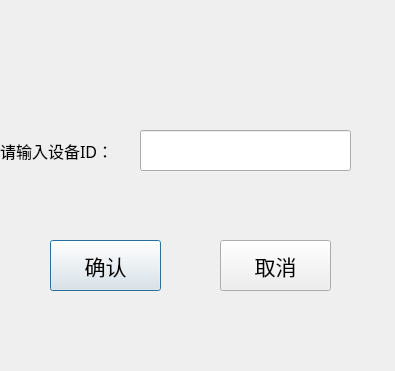
<?xml version="1.0" encoding="UTF-8"?>
<ui version="4.0">
 <class>inputIdDeviceDialog</class>
 <widget class="QDialog" name="inputIdDeviceDialog">
  <property name="geometry">
   <rect>
    <x>0</x>
    <y>0</y>
    <width>395</width>
    <height>371</height>
   </rect>
  </property>
  <property name="windowTitle">
   <string>Dialog</string>
  </property>
  <widget class="QLineEdit" name="input">
   <property name="geometry">
    <rect>
     <x>140</x>
     <y>130</y>
     <width>211</width>
     <height>41</height>
    </rect>
   </property>
  </widget>
  <widget class="QPushButton" name="btnSure">
   <property name="geometry">
    <rect>
     <x>50</x>
     <y>240</y>
     <width>111</width>
     <height>51</height>
    </rect>
   </property>
   <property name="font">
    <font>
     <family>黑体</family>
     <pointsize>16</pointsize>
    </font>
   </property>
   <property name="text">
    <string>确认</string>
   </property>
  </widget>
  <widget class="QLabel" name="label">
   <property name="geometry">
    <rect>
     <x>0</x>
     <y>140</y>
     <width>131</width>
     <height>21</height>
    </rect>
   </property>
   <property name="font">
    <font>
     <family>黑体</family>
     <pointsize>12</pointsize>
    </font>
   </property>
   <property name="text">
    <string>请输入设备ID：</string>
   </property>
  </widget>
  <widget class="QPushButton" name="btnCancel">
   <property name="geometry">
    <rect>
     <x>220</x>
     <y>240</y>
     <width>111</width>
     <height>51</height>
    </rect>
   </property>
   <property name="font">
    <font>
     <family>黑体</family>
     <pointsize>16</pointsize>
    </font>
   </property>
   <property name="text">
    <string>取消</string>
   </property>
  </widget>
 </widget>
 <resources/>
 <connections/>
</ui>
